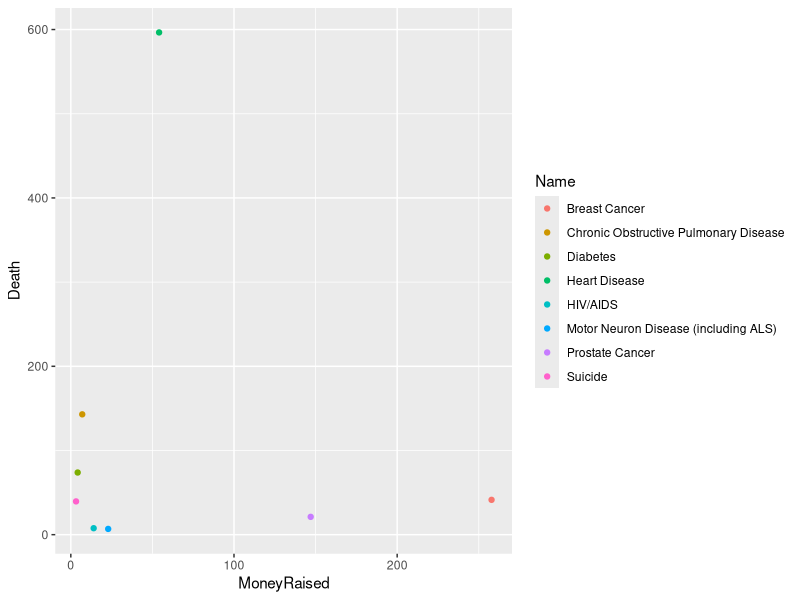

Here is the R script that generated this plot: (Note: this script raises an error after producing the figure.)
## ---- chunk 1
library(ggplot2)
## ---- chunk 2
setwd("~/Desktop/ZhongjunHuqmssviz/qmssviz/Lab1")
d <-read.csv("Donation-Disease.csv")
d$Death<-as.numeric(d$Death)
d$Death<-d$Death/1000
qplot(data=d,x = MoneyRaised,y=Death,color=Name)
## ---- chunk 3
setwd("~/Desktop/ZhongjunHuqmssviz/qmssviz/Lab1")
un2<-read.csv("UN3.csv")
qplot(data=un2,x=Longitude,y=Latitude,color=X2010, r)

